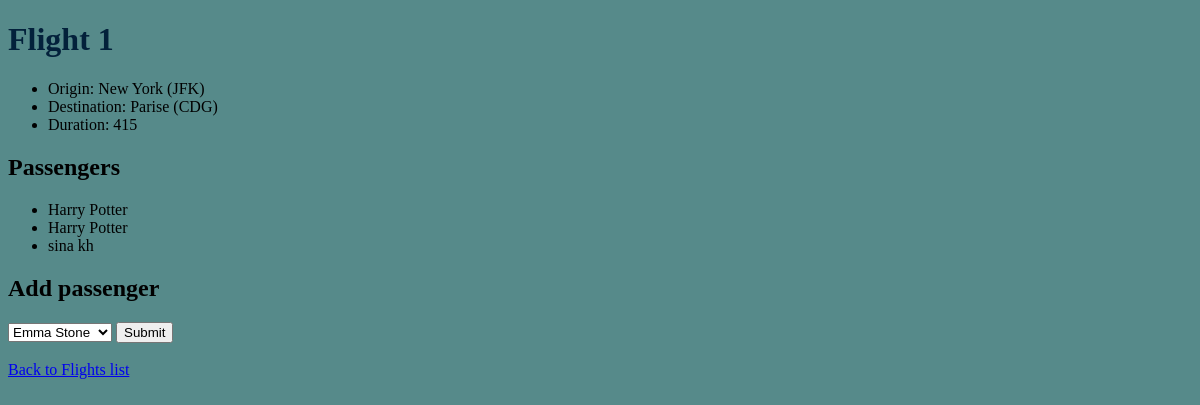
Before: /flights/1 with the older database file.
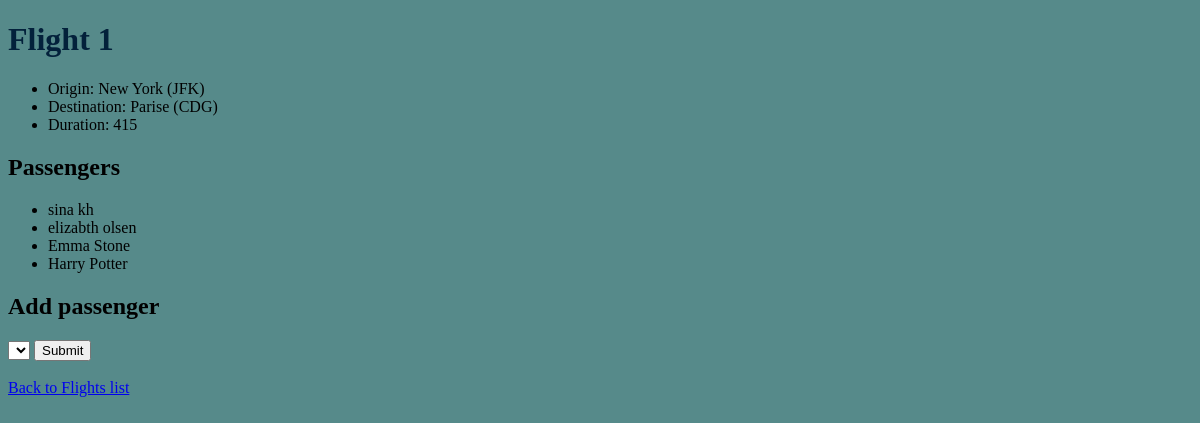
After: the same page with the newer database file.
### flights/models.py (models this page shows)
class Passenger(models.Model):
    first = models.CharField(max_length= 64)
    last = models.CharField(max_length=64)
    flights = models.ManyToManyField(Flight, blank=True, related_name='passengers')
    def __str__ (self):
        return f"{self.first} {self.last}"

### flights/views.py (the view)
# urls.py: path('<int:flight_id>',views.flight, name='flight' ),
def flight(request, flight_id):
    max_id = Flight.objects.all().aggregate(Max("id"))["id__max"]
    if flight_id > max_id :
        return render(request, 'flights/404.html')
    flight = Flight.objects.get(pk=flight_id)
    return render (request, 'flights/flight.html', {
        'flight': flight,
        'passengers': flight.passengers.all(),
        "non_passengers": Passenger.objects.exclude(flights=flight).all()
    })

### flights/models.py (called while the page is built)
    def __str__(self):
        return f'{self.city} ({self.code})'

### flights/templates/flights/flight.html (shortened to what this page needs)
{% extends 'flights/layout.html' %}
{% block body %}
    <h1 style="color: rgb(3, 33, 59);">Flight {{ flight.id }}</h1>
    <ul>
        <li>Origin: {{ flight.origin }}</li>
        <li>Destination: {{ flight.destination }}</li>
        <li>Duration: {{ flight.duration }}</li>
    </ul>
    <h2>Passengers</h2>
    <ul>
        {% for passenger in passengers %}
            <li>{{ passenger }}</li>
        {% empty %}
            <li>NO Passengers.</li>
        {% endfor %}
    </ul>
    <h2>Add passenger</h2>
    <form action="{% url 'book' flight.id %}" method="post">
        <select name="passenger">
            {% for passenger in non_passengers %}
                <option value="{{ passenger.id }}">{{ passenger }}</option>
            {% endfor %}
        </select>
        <input type="submit">
    </form></br>
    <a href = "{% url 'index' %}">Back to Flights list</a>
{% endblock %}

Changed rows visible on the page:
removed Passenger: first+last "Harry Potter"
shown differently, row unchanged: Passenger "sina kh": moves up the list
now on this page (row unchanged): Passenger: first+last "elizabth olsen"
now on this page (row unchanged): Passenger: first+last "Emma Stone"
Other visible differences:
form field passenger: "Emma Stone" → (not shown)
